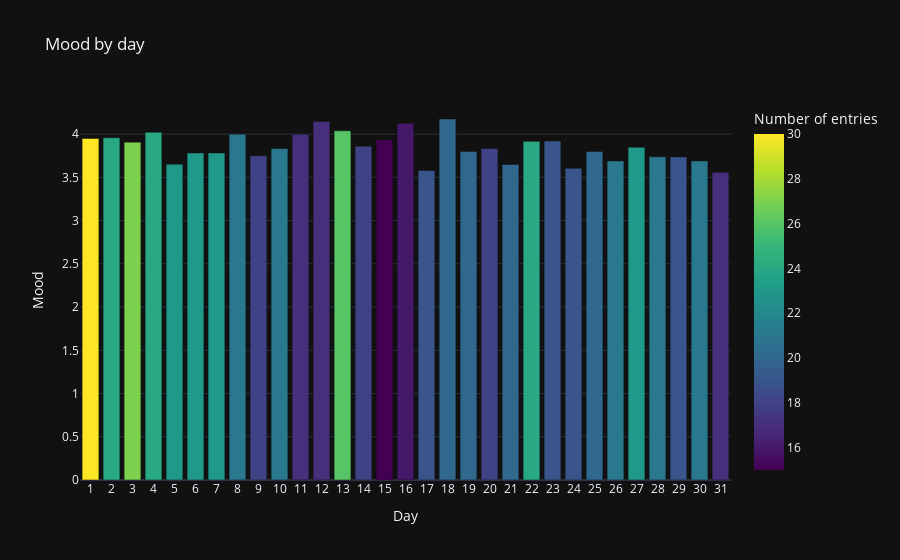

Notebook cell for this chart:
### Code cell
df.by_time_bar_plot('day')

### Figure 1 — Plotly figure (JSON) as saved in the notebook; plotly's stock layout.template omitted (floating-point values rounded to 4 significant figures)
{"data": [{"alignmentgroup": "True", "hovertemplate": "Day=%{x}<br>Mood=%{y}<br>Number of entries=%{marker.color}<extra></extra>", "legendgroup": "", "marker": {"color": [23, 23, 23, 24, 27, 24, 30, 17, 21, 19, 21, 23, 21, 20, 19, 19, 24, 20, 18, 20, 20, 19, 16, 15, 18, 26, 17, 17, 21, 18, 21], "coloraxis": "coloraxis", "pattern": {"shape": ""}}, "name": "", "offsetgroup": "", "orientation": "v", "showlegend": false, "textposition": "auto", "type": "bar", "x": [7, 6, 5, 4, 3, 2, 1, 31, 30, 29, 28, 27, 26, 25, 24, 23, 22, 21, 20, 19, 18, 17, 16, 15, 14, 13, 12, 11, 10, 9, 8], "xaxis": "x", "y": [3.783, 3.783, 3.652, 4.021, 3.907, 3.958, 3.95, 3.559, 3.69, 3.737, 3.738, 3.848, 3.69, 3.8, 3.605, 3.921, 3.917, 3.65, 3.833, 3.8, 4.175, 3.579, 4.125, 3.933, 3.861, 4.038, 4.147, 4, 3.833, 3.75, 4], "yaxis": "y"}], "layout": {"barmode": "relative", "coloraxis": {"colorbar": {"title": {"text": "Number of entries"}}, "colorscale": [[0, "#440154"], [0.1111, "#482878"], [0.2222, "#3e4989"], [0.3333, "#31688e"], [0.4444, "#26828e"], [0.5556, "#1f9e89"], [0.6667, "#35b779"], [0.7778, "#6ece58"], [0.8889, "#b5de2b"], [1, "#fde725"]]}, "legend": {"tracegroupgap": 0}, "title": {"text": "Mood by day"}, "xaxis": {"anchor": "y", "domain": [0, 1], "dtick": 1, "title": {"text": "Day"}}, "yaxis": {"anchor": "x", "domain": [0, 1], "title": {"text": "Mood"}}}}
